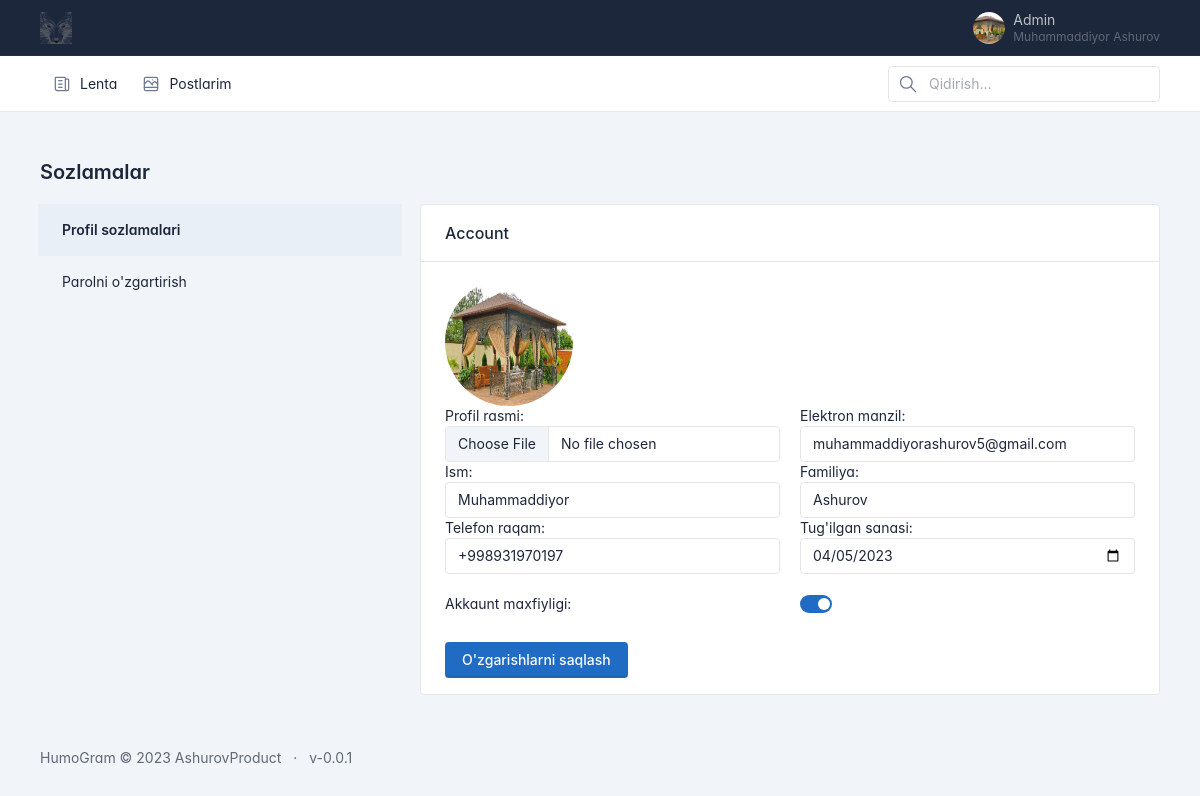
/accounts/user_profile/ (signed in), run on the app's committed database.
### accounts/models.py (models this page shows, shortened)
class User(AbstractUser):
    avatar = models.ImageField(upload_to='users/avatars/', null=True, blank=True, verbose_name="Profil rasmi")
    birthday = models.DateField("Tug'ilgan sana", null=True)
    phone = models.CharField("Telefon raqam", max_length=13, null=True)
    following = models.ManyToManyField("self", blank=True, null=True, related_name="followers", symmetrical=False)
    is_private = models.BooleanField("Yopiq acount", default=False)
    class Meta:
        verbose_name = "Foydalanuvchi"
        verbose_name_plural = "Foydalanuvchilar"

### accounts/views.py (the view)
# urls.py: path("user_profile/", UpdateUserView.as_view(), name="user_profile"),
class UpdateUserView(UpdateView):
    form_class = UserUpdateForm
    template_name = "profile.html"
    success_url = reverse_lazy("user_profile")
    def get_object(self):
        return self.request.user

### accounts/forms.py
class UserUpdateForm(forms.ModelForm):
    class Meta:
        model = User
        fields = (
            "avatar",
            "email",
            "first_name",
            "last_name",
            "birthday",
            "phone",
            "is_private",
        )
        widgets = {
            "avatar": forms.FileInput(
                attrs={"class": "form-control"}
            ),
            "email": forms.EmailInput(
                attrs={"class": "form-control"}
            ),
            "first_name": forms.TextInput(
                attrs={"class": "form-control"}
            ),
            "last_name": forms.TextInput(
                attrs={"class": "form-control"}
            ),
            "birthday": forms.DateInput(
                attrs={"class": "form-control", "type": "date"},
                format=("%Y-%m-%d")
            ),
            "phone": forms.TextInput(
                attrs={"class": "form-control"}
            ),
            "is_private": forms.CheckboxInput(
                attrs={
                    'class': 'form-check-input',
                    'type': 'checkbox',
                }
            )
        }

### accounts/templates/profile.html (shortened to what this page needs)
{% extends 'base.html' %}
{% block content %}
    <div class="page-body">
    <div class="container-xl">
      <div class="page-header mb-3">
        <div class="row align-items-center mw-100">
          <div class="col">
            <h2 class="page-title">
              <span class="text-truncate">Sozlamalar</span>
            </h2>
          </div>
        </div>
      </div>
        {% include 'profile_menu_inc.html' %}
        <div class="col-12 col-md-8">
          <div class="row">
            <div class="col-12">
              <div class="card">
                <div class="card-header">
                  <h3 class="card-title">Account</h3>
                </div>
                <div class="card-body">
                    {% if user.avatar %}
                    <div style="line-height: 0;
                            display: inline-block;
                            height: 128px; width: 128px;">
                        <img height="128" width="128" src="{{ user.avatar.url }}" style="border-radius: 50%;">
                    </div>
                    {% else %}
                    <div style="line-height: 0;
                            display: inline-block;
                            height: 128px; width: 128px;">
                        <img height="128" width="128" src="/static/img/icons/default.jpg" style="border-radius: 50%;">
                    </div>
                    {% endif %}
                  <form method="post" enctype="multipart/form-data">
                        <div class="row">
                            <div class="form-group col-md-6">
                            <label>Profil rasmi: </label>
                            {{ form.avatar }}
                            </div>
                            <div class="form-group col-md-6">
                            <label>Elektron manzil: </label>
                            {{ form.email }}
                            </div>
                            <div class="form-group col-md-6">
                            <label>Ism: </label>
                            {{ form.first_name }}
                            </div>
                            <div class="form-group col-md-6">
                            <label>Familiya: </label>
                            {{ form.last_name }}
                            </div>
                            <div class="form-group col-md-6">
                            <label>Telefon raqam: </label>
                            {{ form.phone }}
                            </div>
                            <div class="form-group col-md-6">
                            <label>Tug'ilgan sanasi: </label>
                            {{ form.birthday }}
                            </div>
                            <div class="form-checkbox col-md-6">
                                <br>
                            <label>Akkaunt maxfiyligi:</label>
                            </div>
                            <div class="form-checkbox col-md-6">
                                <br>
                            <label class="form-check form-switch">{{ form.is_private }}</label>
                            </div>
                        </div>
                      <br>
                      <button type="submit" class="btn btn-primary">
                          O'zgarishlarni saqlash
                      </button>
                  </form>
                </div>
              </div>
            </div>
          </div>
        </div>
      </div>
    </div>
    </div>
{% endblock %}

### posts/templates/base.html (shortened to what this page needs)
<!doctype html>
<html lang="en">
<head>
    {% load static %}
    <link href="{% static 'css/tabler.min.css' %}" rel="stylesheet"/>
    <link href="{% static 'css/tabler-flags.min.css' %}" rel="stylesheet"/>
    <link href="{% static 'css/tabler-payments.min.css' %}" rel="stylesheet"/>
    <link href="{% static 'css/tabler-vendors.min.css' %}" rel="stylesheet"/>
    <link href="{% static 'css/demo.min.css' %}" rel="stylesheet"/>
</head>
<body>
<div class="page">
    <header class="navbar navbar-expand-md navbar-dark d-print-none">
        <div class="container-xl">
            <h1 class="navbar-brand navbar-brand-autodark d-none-navbar-horizontal pe-0 pe-md-3">
                <a href="{% url 'index' %}">
                    <img src="/static/img/icons/logo.png" alt="HumoGram"
                         class="navbar-brand-image">
                </a>
            </h1>
            <div class="navbar-nav flex-row order-md-last">
                {% if request.user.is_authenticated %}
                <div class="nav-item dropdown">
                    <a href="#" class="nav-link d-flex lh-1 text-reset p-0" data-bs-toggle="dropdown"
                       aria-label="Open user menu">
                        {% if request.user.avatar %}
                        <span class="avatar avatar-sm"
                              style="background-image: url({{ request.user.avatar.url }}); border-radius: 50%"></span>
                        {% else %}
                        <span class="avatar avatar-sm"
                              style="background-image: url(/static/img/icons/default.jpg); border-radius: 50%"></span>
                        {% endif %}
                        <div class="d-none d-xl-block ps-2">
                            <div>{{ request.user.username }}</div>
                            <div class="mt-1 small text-muted">
                                {{ request.user.first_name }}
                                {{ request.user.last_name }}
                            </div>
                        </div>
                    </a>
                </div>
                {% else %}
                <div class="nav-item">
                    <a href="{% url 'sign_in' %}">Kirish</a>
                    <a href="{% url 'register' %}">Registratsiya</a>
                </div>
                {% endif %}
            </div>
        </div>
    </header>
    <div class="navbar-expand-md">
        <div class="collapse navbar-collapse" id="navbar-menu">
            <div class="navbar navbar-light">
                <div class="container-xl">
                    <ul class="navbar-nav">
                        <li class="nav-item">
                            <a class="nav-link" href="{% url 'index' %}">
                            <span class="nav-link-icon d-md-none d-lg-inline-block">
                                </span>
                                <span class="nav-link-title">
                                Lenta
                                </span>
                            </a>
                        </li>
                        <li class="nav-item">
                            <a class="nav-link" href="{% url 'my_posts' %}">
                            <span class="nav-link-icon d-md-none d-lg-inline-block">
                                </span>
                                <span class="nav-link-title">
                                Postlarim
                                </span>
                            </a>
                        </li>
                    </ul>
                    <div class="my-2 my-md-0 flex-grow-1 flex-md-grow-0 order-first order-md-last">
                        <form action="{% url 'user_search' %}" method="get" autocomplete="off" novalidate>
                            <div class="input-icon">
                    <span class="input-icon-addon">
                    </span>
                                <input name="query" type="text" value="" class="form-control" placeholder="Qidirish…"
                                       aria-label="Search in website">
                            </div>
                        </form>
                    </div>
                </div>
            </div>
        </div>
    </div>
    <div class="page-wrapper">
        {% block content %}
        {% endblock %}
        <footer class="footer footer-transparent d-print-none">
            <div class="container-xl">
                <div class="row text-center align-items-center flex-row-reverse">
                    <div class="col-12 col-lg-auto mt-3 mt-lg-0">
                        <ul class="list-inline list-inline-dots mb-0">
                            <li class="list-inline-item">
                                HumoGram &copy; 2023
                                <a href="https://instagram.com/ashurov_017/" class="link-secondary">AshurovProduct</a>
                            </li>
                            <li class="list-inline-item">
                                <a href="./changelog.html" class="link-secondary" rel="noopener">
                                    v-0.0.1
                                </a>
                            </li>
                        </ul>
                    </div>
                </div>
            </div>
        </footer>
    </div>
</div>
</body>
</html>

### posts/templates/base.html (style rules this page uses)
:root { --tblr-font-sans-serif: 'Inter Var', -apple-system, BlinkMacSystemFont, San Francisco, Segoe UI, Roboto, Helvetica Neue, sans-serif; }
body { font-feature-settings: "cv03", "cv04", "cv11"; }

### data on the page
User: user.avatar (picture), user.username "Admin", user.first_name "Muhammaddiyor", user.last_name "Ashurov", avatar (picture), email "muhammaddiyorashurov5@gmail.com", first_name "Muhammaddiyor", last_name "Ashurov", phone "+998931970197", birthday "04/05/2023", is_private "☑"
